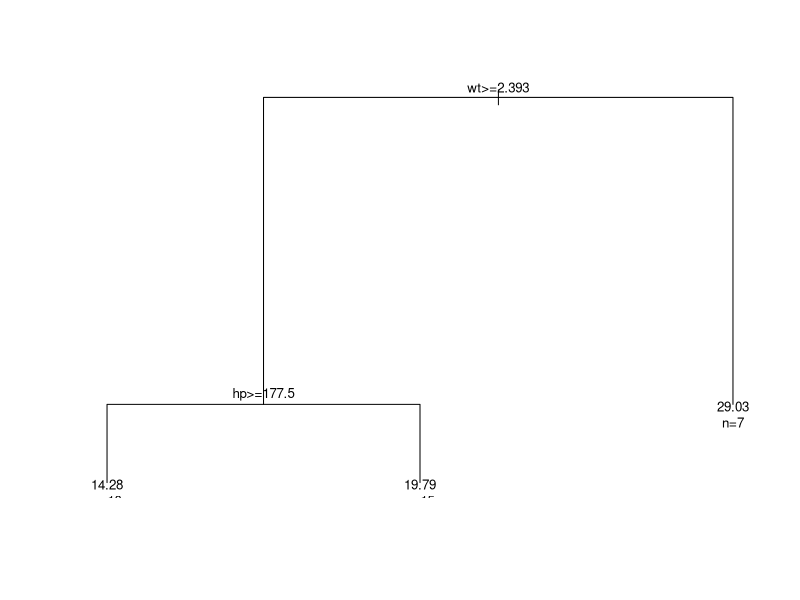

Reproduce this figure in R.
# Árvore de regressão (CART)
# Material didático — Estatística e Ciência de Dados — ICTIN/UFLA
# Fonte: James et al. (2021)

if (!requireNamespace("rpart", quietly = TRUE)) install.packages("rpart")
library(rpart)
set.seed(2026)
ajuste <- rpart(mpg ~ wt + hp + qsec, data = mtcars,
               method = "anova", control = rpart.control(cp = 0.01))
printcp(ajuste)
plot(ajuste); text(ajuste, use.n = TRUE, cex = 0.8)
